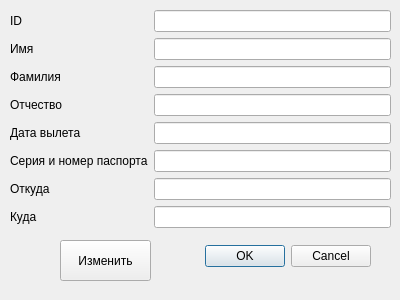
<?xml version="1.0" encoding="UTF-8"?>
<ui version="4.0">
 <class>EditWindow</class>
 <widget class="QDialog" name="EditWindow">
  <property name="geometry">
   <rect>
    <x>0</x>
    <y>0</y>
    <width>400</width>
    <height>300</height>
   </rect>
  </property>
  <property name="windowTitle">
   <string>Dialog</string>
  </property>
  <widget class="QDialogButtonBox" name="buttonBox">
   <property name="geometry">
    <rect>
     <x>30</x>
     <y>240</y>
     <width>341</width>
     <height>32</height>
    </rect>
   </property>
   <property name="orientation">
    <enum>Qt::Horizontal</enum>
   </property>
   <property name="standardButtons">
    <set>QDialogButtonBox::Cancel|QDialogButtonBox::Ok</set>
   </property>
  </widget>
  <widget class="QPushButton" name="pushButton_Edit">
   <property name="geometry">
    <rect>
     <x>60</x>
     <y>240</y>
     <width>91</width>
     <height>41</height>
    </rect>
   </property>
   <property name="text">
    <string>Изменить</string>
   </property>
  </widget>
  <widget class="QWidget" name="formLayoutWidget">
   <property name="geometry">
    <rect>
     <x>10</x>
     <y>10</y>
     <width>381</width>
     <height>221</height>
    </rect>
   </property>
   <layout class="QFormLayout" name="formLayout">
    <item row="0" column="0">
     <widget class="QLabel" name="label_6">
      <property name="text">
       <string>ID</string>
      </property>
     </widget>
    </item>
    <item row="0" column="1">
     <widget class="QLineEdit" name="text_id"/>
    </item>
    <item row="1" column="0">
     <widget class="QLabel" name="label">
      <property name="text">
       <string>Имя</string>
      </property>
     </widget>
    </item>
    <item row="1" column="1">
     <widget class="QLineEdit" name="text_name"/>
    </item>
    <item row="2" column="0">
     <widget class="QLabel" name="label_2">
      <property name="text">
       <string>Фамилия</string>
      </property>
     </widget>
    </item>
    <item row="2" column="1">
     <widget class="QLineEdit" name="text_surname"/>
    </item>
    <item row="3" column="0">
     <widget class="QLabel" name="label_3">
      <property name="text">
       <string>Отчество</string>
      </property>
     </widget>
    </item>
    <item row="3" column="1">
     <widget class="QLineEdit" name="text_otz"/>
    </item>
    <item row="4" column="0">
     <widget class="QLabel" name="label_5">
      <property name="text">
       <string>Дата вылета</string>
      </property>
     </widget>
    </item>
    <item row="4" column="1">
     <widget class="QLineEdit" name="text_data_sortie"/>
    </item>
    <item row="5" column="0">
     <widget class="QLabel" name="label_4">
      <property name="text">
       <string>Серия и номер паспорта</string>
      </property>
     </widget>
    </item>
    <item row="5" column="1">
     <widget class="QLineEdit" name="text_passport"/>
    </item>
    <item row="6" column="0">
     <widget class="QLabel" name="label_7">
      <property name="text">
       <string>Откуда</string>
      </property>
     </widget>
    </item>
    <item row="7" column="0">
     <widget class="QLabel" name="label_8">
      <property name="text">
       <string>Куда</string>
      </property>
     </widget>
    </item>
    <item row="6" column="1">
     <widget class="QLineEdit" name="text_fromm"/>
    </item>
    <item row="7" column="1">
     <widget class="QLineEdit" name="text_too"/>
    </item>
   </layout>
  </widget>
 </widget>
 <resources/>
 <connections>
  <connection>
   <sender>buttonBox</sender>
   <signal>accepted()</signal>
   <receiver>EditWindow</receiver>
   <slot>accept()</slot>
   <hints>
    <hint type="sourcelabel">
     <x>248</x>
     <y>254</y>
    </hint>
    <hint type="destinationlabel">
     <x>157</x>
     <y>274</y>
    </hint>
   </hints>
  </connection>
  <connection>
   <sender>buttonBox</sender>
   <signal>rejected()</signal>
   <receiver>EditWindow</receiver>
   <slot>reject()</slot>
   <hints>
    <hint type="sourcelabel">
     <x>316</x>
     <y>260</y>
    </hint>
    <hint type="destinationlabel">
     <x>286</x>
     <y>274</y>
    </hint>
   </hints>
  </connection>
 </connections>
</ui>
